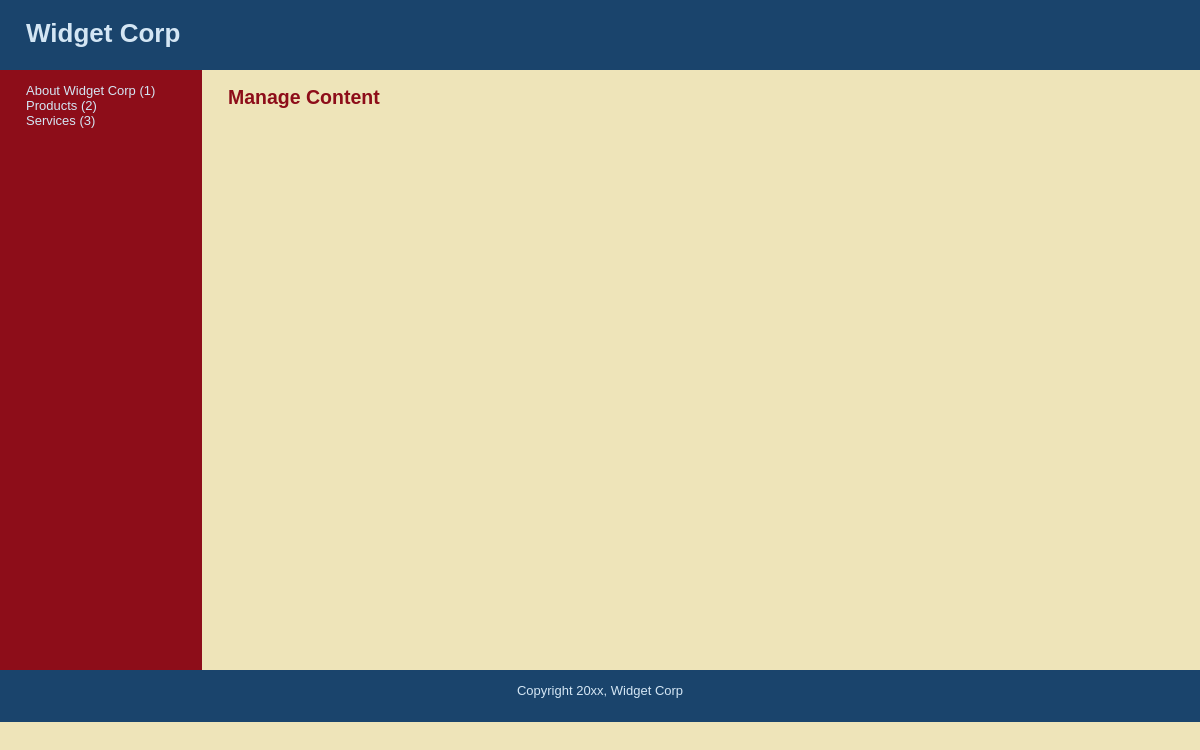
The app's page /Day-03/widget_corp/public/manage_content.php with its own data.
### tables this page shows
CREATE TABLE `subjects` (
  `id` int(11) NOT NULL AUTO_INCREMENT,
  `menu_name` varchar(30) NOT NULL,
  `position` int(3) NOT NULL,
  `visible` tinyint(1) NOT NULL,
  PRIMARY KEY (`id`)
);

### Day-03/widget_corp/public/manage_content.php (the view, shortened to what this page needs)
<?php require_once("../includes/db_connection.php"); ?>
<?php
    $query = "SELECT * ";
    $query .= "FROM subjects ";
    $query .= "WHERE visible = 1 ";
    $query .= "ORDER BY position ASC";
    $result = mysqli_query($connection, $query);
?>
<?php include("../includes/layouts/header.php"); ?>
        <div id="main">
            <div id="navigation">
                <ul class="subjects">
                    <?php
                    while ($subject = mysqli_fetch_assoc($result)) {
                    ?>
                    <li><?php echo $subject["menu_name"] . " (" . $subject["id"] . ")"; ?></li>
                    <?php
                    }
                    ?>
                </ul>
            </div>
            <div id="page">
                <h2>Manage Content</h2>
            </div>
        </div>
<?php include("../includes/layouts/footer.php"); ?>

### Day-03/widget_corp/public/stylesheets/public.css (style rules this page uses)
html { height: 100%; width: 100% }
body { width: 100%; height: 100%; margin: 0; padding: 0; border: 0; font-family: Verdana, Arial, Helvetica, sans-serif; font-size: 13px; line-height: 15px; background: #EEE4B9; }
#main { height: 600px; width: 100%; margin: 0; padding: 0; background: #EEE4B9; }
#navigation { float: left; width: 150px; height: 100%; margin: 0; padding: 0 2em; color: #D4E6F4; background: #8D0D19; }
ul.subjects { margin: 1em 0; padding-left: 0; list-style: none; }
#page { float: left; height: 100%; padding-left: 2em; vertical-align: top; background: #EEE4B9; }
#page h2 { color: #8D0D19; margin-top: 1em; }

### records on screen
subjects: menu_name "About Widget Corp", id "1"
subjects: menu_name "Products", id "2"
subjects: menu_name "Services", id "3"
